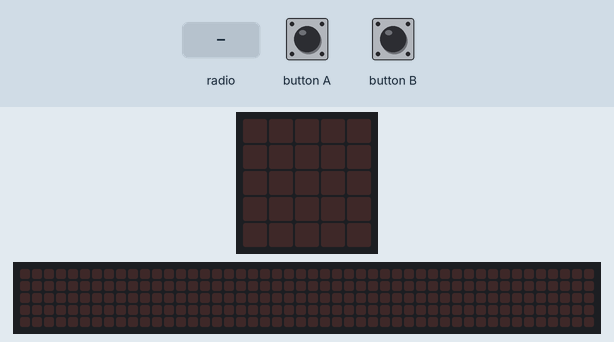
Bench run of a program on a simulated BBC micro:bit (MakeCode). On the bench: the board's 5×5 LED display, a strip that is not on the board, showing the scrolling text unrolled. Inputs (shaded band) come from the test bench. Random numbers come from a fixed seed; no radio messages arrive unless stated (any console line starting 'radio sent:' is added by the test bench); the 48×5 strip is a reading aid, not a part: it shows the text the display is scrolling, unrolled, one strip-width of it at a time; what the program prints to the serial console is not drawn.

Above: at 1.2 s.
1.3 s: radio message "String" arrives
At 1.37 s:
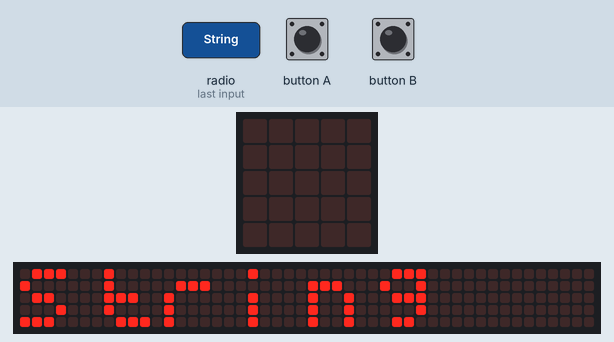
At 1.82 s:
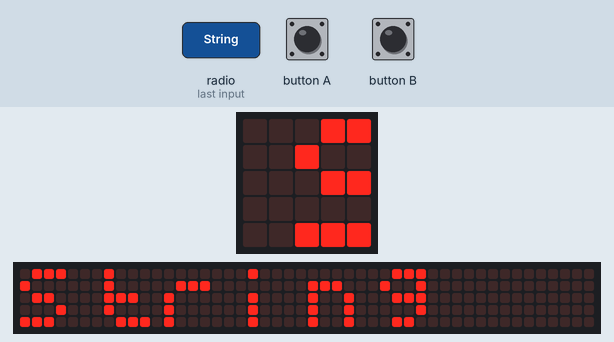
4.3 s: radio message "1" arrives
7.3 s: radio message "5" arrives
At 8.8 s:
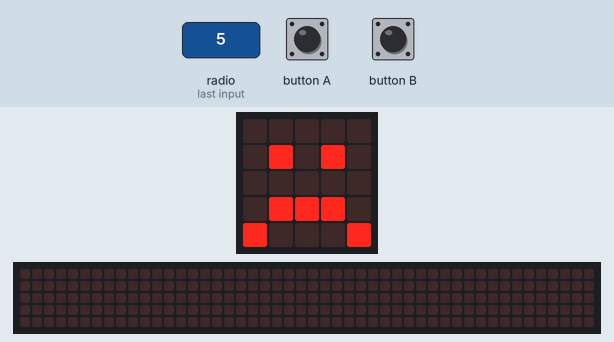
9.7 s: radio message "String" arrives
At 9.77 s:
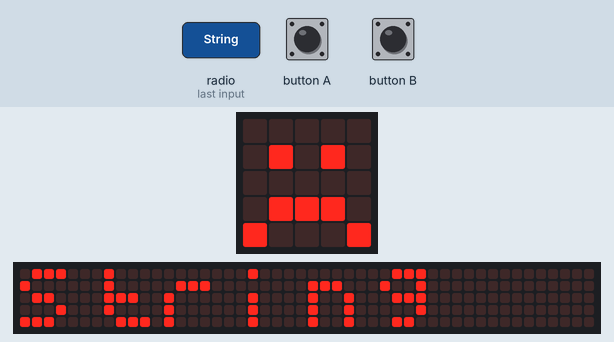

The program:

main.ts
```typescript
let minumero = 0
radio.onReceivedNumber(function (receivedNumber) {
    minumero = randint(1, 6)
    if (receivedNumber < minumero) {
        basic.showIcon(IconNames.Happy)
    } else {
        basic.showIcon(IconNames.Sad)
    }
})
input.onButtonPressed(Button.A, function () {
    radio.sendString("String")
})
radio.onReceivedString(function (receivedString) {
    basic.showString(receivedString)
})
input.onButtonPressed(Button.B, function () {
    radio.sendNumber(randint(1, 6))
})
```

test.ts
```typescript
// aquí va el archivo "tests"; esto no se compilará cuando este paquete se utilice como una extensión.
```

Measured:
- after the input at 1.3 s, the display: changes at once (image 1)
- after the input at 9.7 s, the display: changes at once (image 4)
